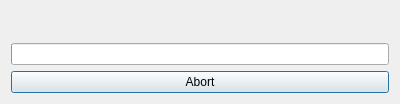
<?xml version="1.0" encoding="UTF-8"?>
<ui version="4.0">
 <class>DialogLaunch</class>
 <widget class="QDialog" name="DialogLaunch">
  <property name="geometry">
   <rect>
    <x>0</x>
    <y>0</y>
    <width>400</width>
    <height>104</height>
   </rect>
  </property>
  <property name="sizePolicy">
   <sizepolicy hsizetype="Fixed" vsizetype="Fixed">
    <horstretch>0</horstretch>
    <verstretch>0</verstretch>
   </sizepolicy>
  </property>
  <property name="contextMenuPolicy">
   <enum>Qt::NoContextMenu</enum>
  </property>
  <property name="windowTitle">
   <string>Please wait...</string>
  </property>
  <layout class="QVBoxLayout" name="verticalLayout">
   <item>
    <widget class="QLabel" name="label">
     <property name="text">
      <string/>
     </property>
    </widget>
   </item>
   <item>
    <widget class="QProgressBar" name="progress_bar">
     <property name="value">
      <number>0</number>
     </property>
     <property name="textVisible">
      <bool>false</bool>
     </property>
    </widget>
   </item>
   <item>
    <widget class="QPushButton" name="button">
     <property name="text">
      <string>Abort</string>
     </property>
    </widget>
   </item>
  </layout>
 </widget>
 <resources/>
 <connections/>
</ui>
